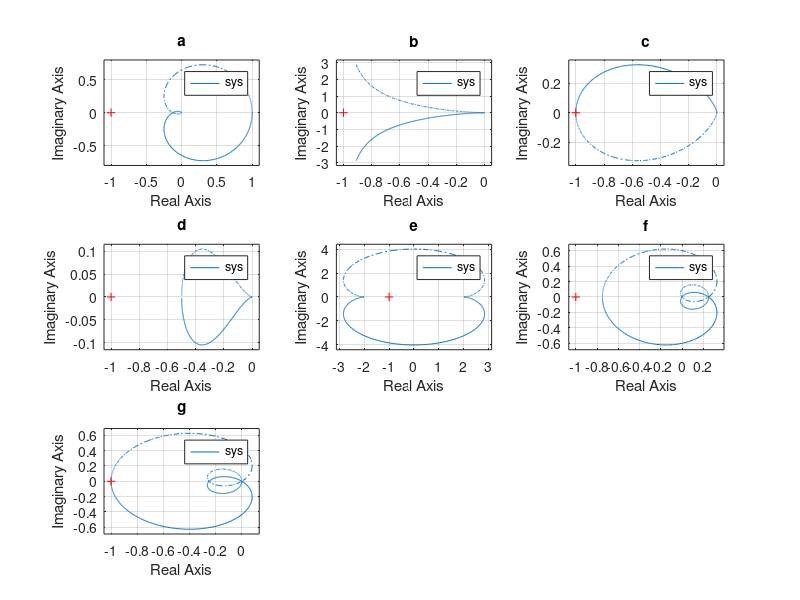

MATLAB code to generate this figure:
%% Feedback HW 15
% Matthew Avallone

%% 23

clc;clear;
%a
s = tf('s');
sys = 1 / (s+1)^3;
figure(6)
subplot(3,3,1)
nyquist(sys)
title('a')
%b
s = tf('s');
sys = 1 / (s*(s+1));
subplot(3,3,2)
nyquist(sys)
title('b')
%c
s = tf('s');
sys = 1 / ((s-1)*(s+1)^2);
subplot(3,3,3)
nyquist(sys)
title('c')
%d
s = tf('s');
sys = 1 / ((s-1)*(s+2));
subplot(3,3,4)
nyquist(sys)
title('d')
%e
s = tf('s');
sys = 2*(s+1)*(s^2-4*s+1) / (s-1)^3;
subplot(3,3,5)
nyquist(sys)
title('e')
%f
s = tf('s');
sys = (s+1)*(s^2+3)/(4*(s-1)^3);
subplot(3,3,6)
nyquist(sys)
title('f')
%g
s = tf('s');
sys = (s^2+1)/(s-1)^3;
subplot(3,3,7)
nyquist(sys)
title('g')